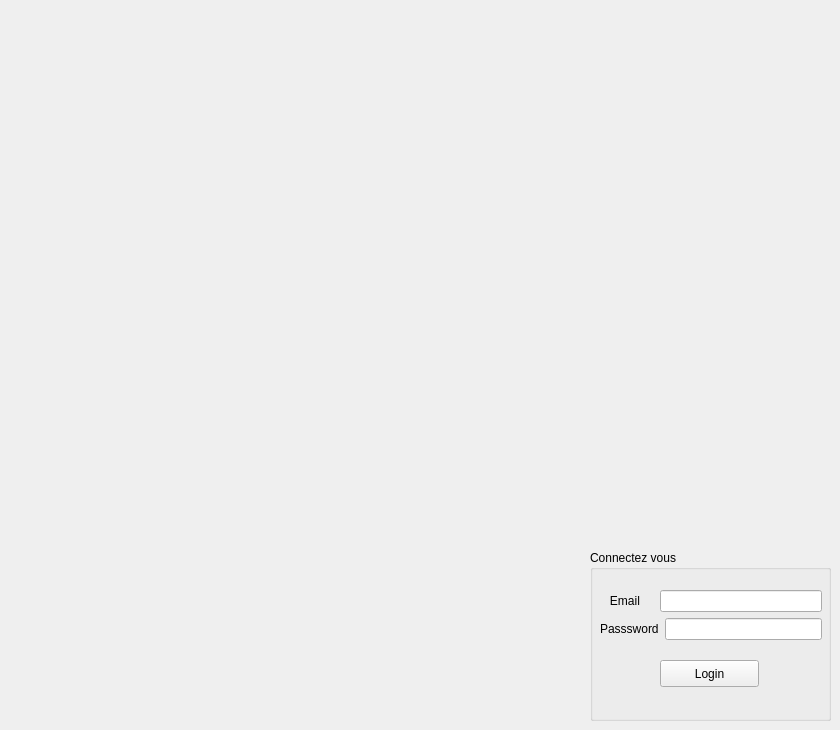
    <widget class="QWidget" name="page_2">
     <widget class="QGroupBox" name="groupBox">
      <property name="geometry">
       <rect>
        <x>590</x>
        <y>550</y>
        <width>241</width>
        <height>171</height>
       </rect>
      </property>
      <property name="title">
       <string>Connectez vous</string>
      </property>
      <widget class="QWidget" name="layoutWidget">
       <property name="geometry">
        <rect>
         <x>10</x>
         <y>40</y>
         <width>222</width>
         <height>52</height>
        </rect>
       </property>
       <layout class="QVBoxLayout" name="verticalLayout">
        <item>
         <layout class="QHBoxLayout" name="horizontalLayout">
          <item>
           <widget class="QLabel" name="label_2">
            <property name="text">
             <string>   Email    </string>
            </property>
           </widget>
          </item>
          <item>
           <widget class="QLineEdit" name="lineEdit_username">
            <property name="maximumSize">
             <size>
              <width>451</width>
              <height>16777215</height>
             </size>
            </property>
           </widget>
          </item>
         </layout>
        </item>
        <item>
         <layout class="QHBoxLayout" name="horizontalLayout_2">
          <item>
           <widget class="QLabel" name="label_3">
            <property name="text">
             <string>Passsword</string>
            </property>
           </widget>
          </item>
          <item>
           <widget class="QLineEdit" name="lineEdit_2_password">
            <property name="echoMode">
             <enum>QLineEdit::Password</enum>
            </property>
           </widget>
          </item>
         </layout>
        </item>
       </layout>
      </widget>
      <widget class="QPushButton" name="login">
       <property name="geometry">
        <rect>
         <x>70</x>
         <y>110</y>
         <width>99</width>
         <height>27</height>
        </rect>
       </property>
       <property name="text">
        <string>Login</string>
       </property>
      </widget>
     </widget>
    </widget>
